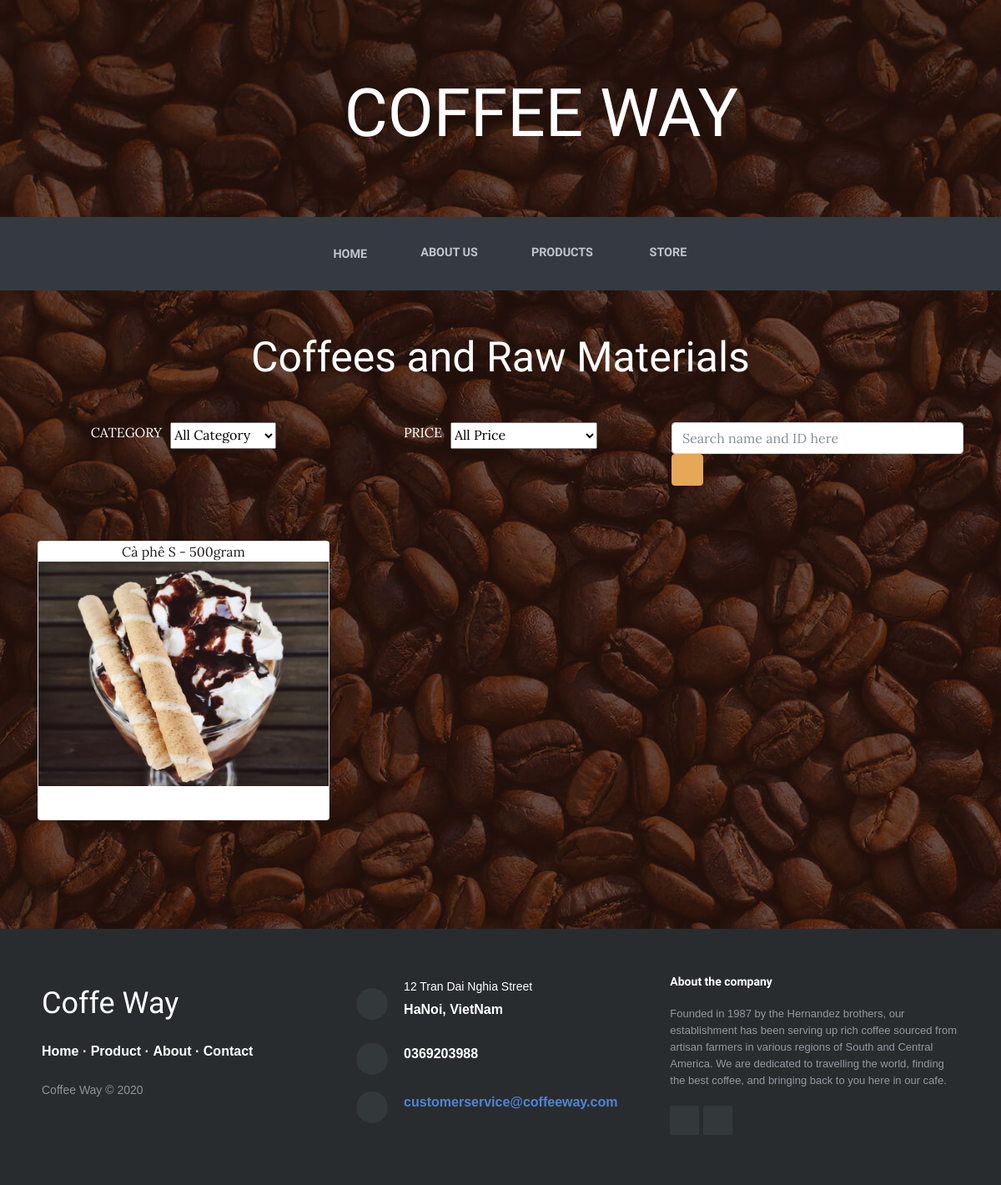
/products/product_coffees, run on the app's committed database.
### customer_page/app.py (models this page shows)
class Products(db.Model):
    __tablename__ = 'PRODUCTS'
    ID = db.Column(db.String(100), primary_key=True)
    name = db.Column(db.String(100))
    price = db.Column(db.Integer)
    description = db.Column(db.String(1000))
    linkimg = db.Column(db.String(100))
    category = db.Column(db.String(100))
    amount = db.Column(db.Integer)
    brand = db.Column(db.String(100))

### customer_page/app.py (the view, shortened to what this page needs)
@app.route('/products/product_coffees', methods=['GET', 'POST'])
def coffees():
    time = datetime.datetime.now().strftime("%y-%m-%d")
    check = Count_Visit.query.filter_by(date_visit=time).first()
    if check is None:
        new_count = Count_Visit(date_visit=time, web_home=0, web_about=0,
                                web_store=0, web_booking=0, web_coffeesraw=1, web_machinery=0)
        db.session.add(new_count)
        db.session.commit()
    else:
        check.web_coffeesraw = check.web_coffeesraw + 1
        db.session.commit()
    if request.method == 'GET':
        products = Products.query.all()
        lst_products = []
        for product in products:
            if "RW" in product.ID:
                lst_products.append(product)
        return render_template('product_coffees.html', products=lst_products, user=current_user.get_id(), search=True)

### customer_page/templates/product_coffees.html (shortened to what this page needs)
{% extends "base.html" %}
{% block content %}
    <h1 class="text-center text-white d-none d-lg-block site-heading"><span class="site-heading-lower"><i class="icon ion-coffee" style="font-size: 100px;"></i>&nbsp;coffee way</span></h1>
    <nav class="navbar navbar-light navbar-expand-lg bg-dark py-lg-4" id="mainNav" style="margin-bottom: 50px;">
        <div class="container">
            <div class="collapse navbar-collapse" id="navbarResponsive">
                <ul class="nav navbar-nav mx-auto">
                    <li class="nav-item" role="presentation"><a class="nav-link" href="/"><i class="fa fa-home" style="font-size: 20px;"></i>&nbsp; Home</a></li>
                    <li class="nav-item" role="presentation"><a class="nav-link" href="/about" style="color: rgba(255,255,255,0.7);">About us</a></li>
                    <li class="nav-item" role="presentation"><a class="nav-link" href="/products">Products</a></li>
                    <li class="nav-item" role="presentation"><a class="nav-link" href="/store">&nbsp;Store</a></li>
                </ul>
            </div>
        </div>
    </nav>
    <h1 style="color: #fff;font-family: Cookie, cursive;text-align: center;font-size: 50PX;">Coffees and Raw Materials</h1>
    {% if search %}
    <form action = "http://localhost:5000/products/product_coffees" method='POST' enctype = "multipart/form-data" style="padding-top: 20px;padding-bottom: 20px;">
        <div class="container" style="margin-top: 20px;">
            <div class="row">
                <div class="col-md-4 offset-md-0">
                    <div class="form-group text-break d-md-flex justify-content-md-center"><label class="text-uppercase" style="margin-right: 10px;color: #ffff;">Category</label>
                        <select name="Category">
                            <option value="All" selected>All Category</option>
                        </select></div>
                </div>
                <div class="col-md-4 offset-md-0">
                    <div class="form-group text-break d-md-flex justify-content-md-center"><label class="text-uppercase" style="margin-right: 10px;color: #ffff;">Price</label>
                        <select name="Price">
                        <option value="All" selected>All Price</option>
                    </select></div>
                </div>
                <div class="col-md-4 offset-md-0">
                        <div class="form-group"><input type="text" class="form-control" placeholder="Search name and ID here" name="search"/><button class="btn btn-primary" type="submit"><i class="fa fa-search"></i></button></div>
                </div>
            </div>
        </div>
    </form>
    {% endif %}
    <section>
        <div>
            <div class="container">
                <div class="row" style="padding-bottom: 30px; margin-top: 30px;">
                    {% for row in products %}
                    <td>
                        <div class="col-sm-4" style="margin-bottom: 20px;">
                            <div class="card"><a class="text-center" href="/productDescription?ID={{row.ID}}" style="color: #221d1d;">{{row.name}}<img class="img-fluid" src="{{row.linkimg}}" /></a>
                                <div class="card-body">
                                </div>
                            </div>
                        </div>
                    </td>
                    {% endfor %}
                </div>
            </div>
        </div>
    </section>
{% endblock %}

### data on the page
Products: name "Cà phê S - 500gram", linkimg (picture)
